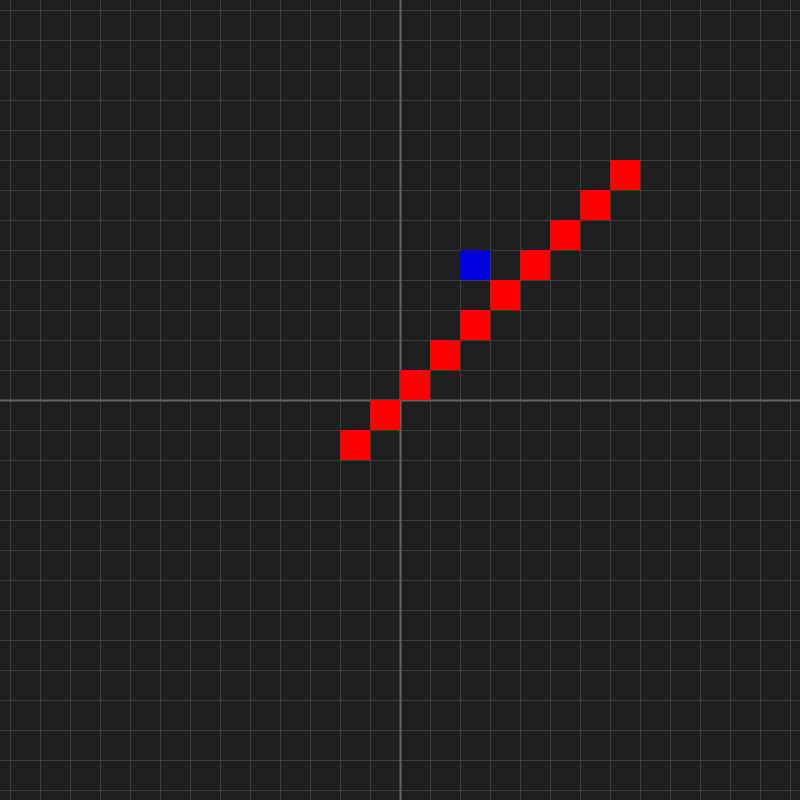
Frame 1 (no input)
Frame 60 (the mouse pressed at the canvas centre just before this capture): identical to frame 1, image omitted
Frame 120 (the mouse held since frame 60 and released just before this capture): identical to frame 1, image omitted

The Processing sketch that drew this single still picture (run headless with seeded random() and noise(); from frame 60 on, the mouse is pressed at the canvas centre):

// Processing sketch: sketch_260310b
// ── sketch_260310b.pde
int PIXEL_SIZE = 30;
int cols, rows;

void setup() {
  size(800, 800);
  cols = width / PIXEL_SIZE;
  rows = height / PIXEL_SIZE;
}

void draw() {
  background(30);
  drawGrid();
    drawPixel(0,0,color(0,0,225));
    drawPixel(2,4,color(0,0,225));
    //myLine(-2,-2,8,6);
    bresenhamline(-2,-2,6,6);
        //bresenhamline(6,6,-2,-2);


}
void bresenhamline(int xstart,int ystart,int xend,int yend){
  drawPixel(xstart,ystart,color(255,0,0));
  int dx=abs(xend-xstart);
  int dy=abs(yend-ystart);
  int twody=2*dy;
  int twodyminudx=2*(dy-dx);
  int p=twody-dx;
  int x=xstart;
  int y=ystart;
  while(x<=xend){
    x++;
    if(p<0)
    {p=p+twody;
    }else{
      y++;
      p=p+twodyminudx;
    }
    drawPixel(x,y,color(255,0,0));
  }
}

void myLine(int xstart,int ystart,int xend,int yend){
  float slope=(float)(yend-ystart)/(xend-xstart);
  int y=ystart;
  for(int x=xstart;x<=xend;x++){
    y=round(y+slope);
    drawPixel(x,y,color(0,255,0));
    
  }
}


// ──────────────────────────────────────────────
//  HELPER FUNCTIONS
// ──────────────────────────────────────────────
// ──────────────────────────────────────────────── // 辅助函数 // ──────────────────────────────────────────────

int gridToScreenX(int gx) {
  return width / 2 + gx * PIXEL_SIZE;
}

int gridToScreenY(int gy) {
  return height / 2 - (gy + 1) * PIXEL_SIZE;
}

void drawPixel(int gx, int gy, color c) {
  fill(c);
  noStroke();
  rect(gridToScreenX(gx), gridToScreenY(gy), PIXEL_SIZE, PIXEL_SIZE);


}

void drawGrid() {
  stroke(60);
  strokeWeight(1);

  int cx = width / 2;
  int cy = height / 2;

  for (int x = 0; x * PIXEL_SIZE <= width; x++) {
    line(cx + x * PIXEL_SIZE, 0, cx + x * PIXEL_SIZE, height);
    line(cx - x * PIXEL_SIZE, 0, cx - x * PIXEL_SIZE, height);
  }

  for (int y = 0; y * PIXEL_SIZE <= height; y++) {
    line(0, cy + y * PIXEL_SIZE, width, cy + y * PIXEL_SIZE);
    line(0, cy - y * PIXEL_SIZE, width, cy - y * PIXEL_SIZE);
  }

  stroke(100);
  strokeWeight(2);
  line(cx, 0, cx, height);
  line(0, cy, width, cy);
}
